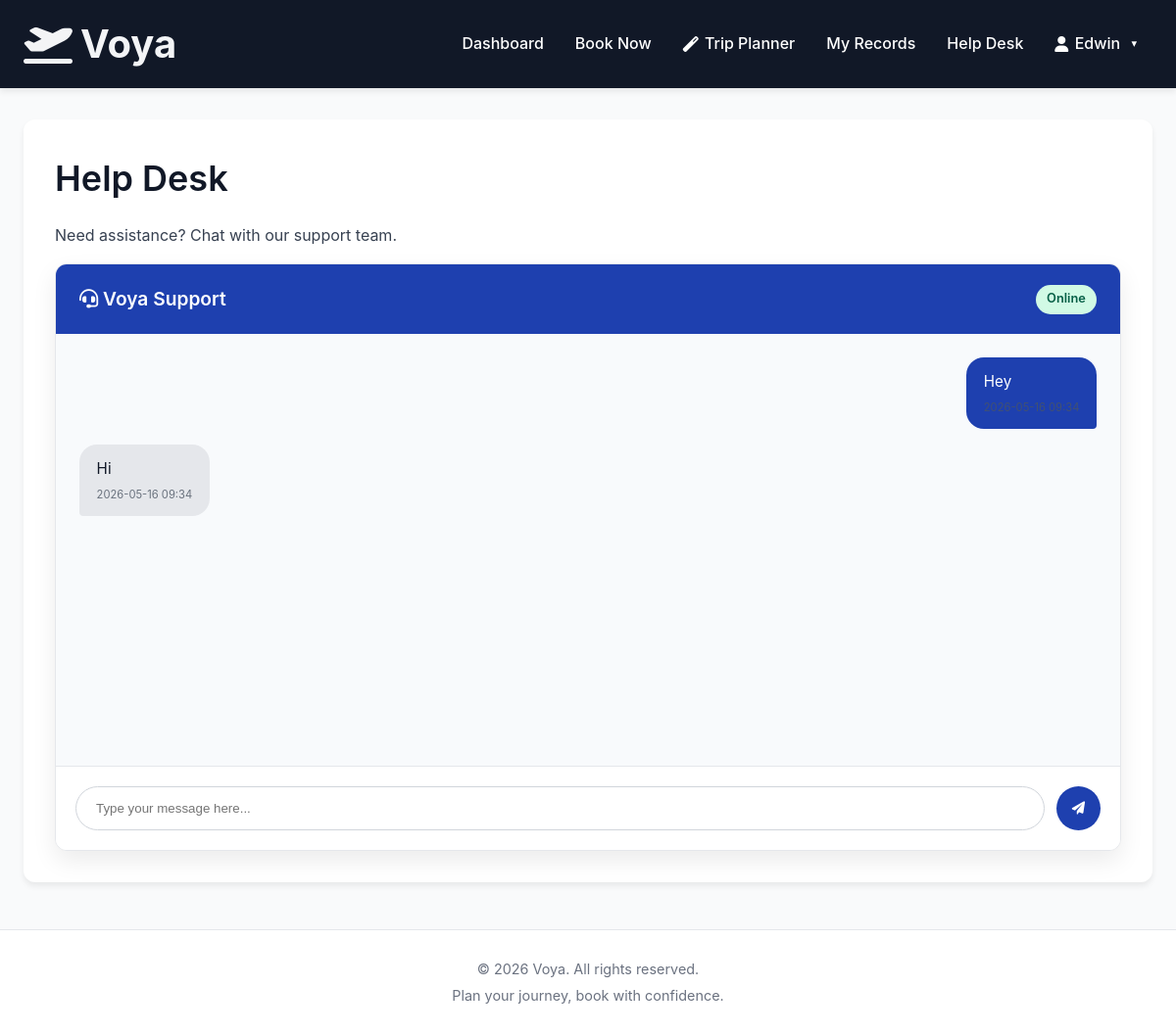
Screenshot of /customer/help-desk (signed in) with the database file from the repository.
### app/models.py (models this page shows, shortened)
class User(UserMixin, db.Model):
    __tablename__ = 'users'
    id = db.Column(db.Integer, primary_key=True)
    username = db.Column(db.String(100), unique=True, nullable=False)
    email = db.Column(db.String(100), unique=True, nullable=False)
    password_hash = db.Column(db.String(255), nullable=False)
    first_name = db.Column(db.String(100))
    last_name = db.Column(db.String(100))
    phone = db.Column(db.String(20))
    role = db.Column(db.String(20), default='customer')  # 'customer' or 'admin'
    is_active = db.Column(db.Boolean, default=True)
    created_at = db.Column(db.DateTime, default=datetime.utcnow)
    bookings = db.relationship('Booking', foreign_keys='Booking.user_id', backref='user', lazy=True, cascade='all, delete-orphan')
    payments = db.relationship('Payment', backref='user', lazy=True, cascade='all, delete-orphan')
    confirmed_bookings = db.relationship('Booking', foreign_keys='Booking.confirmed_by', backref='admin_confirmer')
    def is_admin(self):
        return self.role == 'admin'

class HelpDeskMessage(db.Model):
    __tablename__ = 'help_desk_messages'
    id = db.Column(db.Integer, primary_key=True)
    user_id = db.Column(db.Integer, db.ForeignKey('users.id'), nullable=False)
    message = db.Column(db.Text, nullable=False)
    sender_type = db.Column(db.String(20), nullable=False)  # 'customer' or 'admin'
    is_read = db.Column(db.Boolean, default=False)
    created_at = db.Column(db.DateTime, default=datetime.utcnow)
    customer = db.relationship('User', foreign_keys=[user_id], backref='help_messages')

### app/routes/customer.py (the view, shortened to what this page needs)
@bp.route('/help-desk', methods=['GET', 'POST'])
@login_required
def help_desk():
    messages = HelpDeskMessage.query.filter_by(user_id=current_user.id).order_by(HelpDeskMessage.created_at.asc()).all()
    unread_admin_messages = HelpDeskMessage.query.filter_by(
        user_id=current_user.id,
        sender_type='admin',
        is_read=False
    ).all()
    for m in unread_admin_messages:
        m.is_read = True
    db.session.commit()
    return render_template('customer/help_desk.html', messages=messages)

### app/templates/customer/help_desk.html (shortened to what this page needs)
{% extends 'base.html' %}
{% block content %}
<div class="page-wrap">
    <div class="flex justify-between items-center mb-6">
        <div>
            <h1>Help Desk</h1>
            <p>Need assistance? Chat with our support team.</p>
        </div>
    </div>
    <div class="chat-container">
        <div class="chat-header">
            <h3><i class="fas fa-headset"></i> Voya Support</h3>
            <span class="badge badge-ok">Online</span>
        </div>
        <div class="chat-messages" id="chat-messages">
            {% if not messages %}
                <div class="text-center mt-10 text-gray-500">
                    <i class="fas fa-comments fa-3x mb-4"></i>
                    <p>No messages yet. Send a message to start a conversation with our admin.</p>
                </div>
            {% else %}
                {% for message in messages %}
                    <div class="message {% if message.sender_type == 'customer' %}message-customer{% else %}message-admin{% endif %}">
                        {{ message.message }}
                        <small class="message-info">{{ message.created_at.strftime('%Y-%m-%d %H:%M') }}</small>
                    </div>
                {% endfor %}
            {% endif %}
        </div>
        <div class="chat-input-area">
            <form id="chat-form" class="chat-form">
                <input type="text" id="message-input" class="chat-input" placeholder="Type your message here..." required autocomplete="off">
                <button type="submit" class="chat-send-btn">
                    <i class="fas fa-paper-plane"></i>
                </button>
            </form>
        </div>
    </div>
</div>
{% endblock %}

### app/templates/base.html (shortened to what this page needs)
<!DOCTYPE html>
<html lang="en">
<head>
    <link href="{{ url_for('static', filename='css/style.css') }}" rel="stylesheet">
    <link href="https://cdnjs.cloudflare.com/ajax/libs/font-awesome/6.0.0/css/all.min.css" rel="stylesheet">
</head>
<body>
    {% if request.endpoint not in ['auth.login', 'auth.register'] %}
    <nav class="nav">
        <a class="nav-brand"
            href="{% if current_user.is_authenticated %}{% if current_user.is_admin() %}{{ url_for('admin.dashboard') }}{% else %}{{ url_for('customer.dashboard') }}{% endif %}{% else %}{{ url_for('auth.login') }}{% endif %}">
            <i class="fas fa-plane-departure"></i> Voya
        </a>
        {% if current_user.is_authenticated %}
        <ul class="nav-items">
            {% if current_user.is_admin() %}
            <li><a href="{{ url_for('admin.dashboard') }}">Dashboard</a></li>
            <li><a href="{{ url_for('admin.manage_bookings') }}">Bookings</a></li>
            <li class="dropdown">
                <a class="dropdown-trigger" onclick="this.nextElementSibling.classList.toggle('open')">Services</a>
                <div class="dropdown-menu">
                    <a href="{{ url_for('admin.manage_flights') }}">Flights</a>
                    <a href="{{ url_for('admin.manage_trains') }}">Trains</a>
                    <a href="{{ url_for('admin.manage_hotels') }}">Hotels</a>
                    <a href="{{ url_for('admin.manage_vehicles') }}">Vehicles</a>
                </div>
            </li>
            <li><a href="{{ url_for('admin.manage_users') }}">Users</a></li>
            <li><a href="{{ url_for('admin.records') }}">Records</a></li>
            <li><a href="{{ url_for('admin.help_desk') }}">Help Desk</a></li>
            {% else %}
            <li><a href="{{ url_for('customer.dashboard') }}">Dashboard</a></li>
            <li><a href="{{ url_for('customer.search_page') }}">Book Now</a></li>
            <li><a href="{{ url_for('customer.planner') }}"><i class="fas fa-magic"></i> Trip Planner</a></li>
            <li><a href="{{ url_for('customer.my_records') }}">My Records</a></li>
            <li><a href="{{ url_for('customer.help_desk') }}">Help Desk</a></li>
            {% endif %}
            <li class="dropdown">
                <a class="dropdown-trigger" onclick="this.nextElementSibling.classList.toggle('open')">
                    <i class="fas fa-user"></i> {{ current_user.first_name or current_user.username }}
                </a>
            </li>
        </ul>
        {% endif %}
    </nav>
    {% endif %}
    <div class="container mt-2">
        {% block content %}{% endblock %}
    </div>
    <footer class="footer">
        <p>&copy; 2026 Voya. All rights reserved.</p>
        <p>Plan your journey, book with confidence.</p>
    </footer>
</body>
</html>

### app/static/css/style.css (style rules this page uses)
:root { --primary: #1e40af; --primary-dark: #1e3a8a; --primary-light: #eff6ff; --dark: #111827; --light: #f3f4f6; --white: #ffffff; --gray-50: #f9fafb; --gray-100: #f3f4f6; --gray-200: #e5e7eb; --gray-300: #d1d5db; --gray-400: #9ca3af; --gray-500: #6b7280; --gray-600: #4b5563; --gray-700: #374151; --gray-800: #1f2937; --gray-900: #111827; --green: #10b981; --green-light: #d1fae5; --green-dark: #065f46; --yellow: #f59e0b; --yellow-light: #fef3c7; --yellow-dark: #78350f; --red: #dc2626; --red-light: #fee2e2; --red-dark: #7f1d1d; --blue-info: #0ea5e9; --blue-info-light: #e0f2fe; --blue-info-dark: #0c4a6e; --radius: 12px; --shadow: 0 4px 6px rgba(0, 0, 0, 0.07); --shadow-lg: 0 10px 25px rgba(0, 0, 0, 0.08); --ease: all 0.2s ease; }
*, *::before, *::after { margin: 0; padding: 0; box-sizing: border-box; }
html, body { height: 100%; }
body { background: var(--gray-50); color: var(--gray-900); font-family: -apple-system, BlinkMacSystemFont, 'Segoe UI', Roboto, Oxygen, Ubuntu, Cantarell, sans-serif; font-size: 1rem; line-height: 1.6; }
h1, h2, h3, h4, h5, h6 { font-weight: 600; color: var(--gray-900); margin-bottom: 1rem; }
h1 { font-size: 2.25rem; }
h3 { font-size: 1.5rem; }
p { margin-bottom: 1rem; color: var(--gray-700); }
a { color: var(--primary); text-decoration: none; transition: var(--ease); font-weight: 500; }
small { color: var(--gray-600); font-size: 0.875rem; }
ol, ul { padding-left: 1.5rem; }
.nav { background: var(--dark); padding: 0 1.5rem; box-shadow: var(--shadow); position: sticky; top: 0; z-index: 1000; height: 90px; display: flex; align-items: center; justify-content: space-between; }
.nav-brand { font-weight: 700; font-size: 40px; color: var(--light) !important; display: flex; align-items: center; gap: 0.5rem; }
.nav-items { display: flex; list-style: none; align-items: center; gap: 0; }
.nav-items a { color: var(--white) !important; padding: 0.6rem 1rem; font-weight: 500; transition: var(--ease); display: flex; align-items: center; gap: 0.4rem; white-space: nowrap; }
.dropdown { position: relative; }
.dropdown-trigger { cursor: pointer; }
.dropdown-trigger::after { content: '▾'; margin-left: 0.3rem; font-size: 0.7rem; }
.container { width: 100%; max-width: 1200px; margin: 0 auto; padding: 0 1.5rem; }
.page-wrap { background: var(--white); border-radius: var(--radius); box-shadow: var(--shadow); padding: 2rem; margin-top: 2rem; margin-bottom: 2rem; }
.badge { display: inline-block; padding: 0.3rem 0.7rem; font-weight: 600; font-size: 0.8rem; border-radius: 20px; }
.badge-ok { background: var(--green-light); color: var(--green-dark); }
.footer { background: var(--white); color: var(--gray-500); text-align: center; padding: 1.5rem; margin-top: 3rem; border-top: 1px solid var(--gray-200); }
.footer p { margin: 0.25rem 0; color: var(--gray-500); font-size: 0.9rem; }
.mt-2 { margin-top: 1rem; }
.chat-container { display: flex; flex-direction: column; height: 600px; background: var(--white); border-radius: var(--radius); box-shadow: var(--shadow-lg); overflow: hidden; border: 1px solid var(--gray-200); }
.chat-header { background: var(--primary); color: var(--white); padding: 1.25rem 1.5rem; display: flex; align-items: center; justify-content: space-between; }
.chat-header h3 { margin: 0; color: var(--white); font-size: 1.2rem; }
.chat-messages { flex: 1; padding: 1.5rem; overflow-y: auto; background: #f8fafc; display: flex; flex-direction: column; gap: 1rem; }
.message { max-width: 80%; padding: 0.85rem 1.1rem; border-radius: 18px; font-size: 0.95rem; position: relative; line-height: 1.5; }
.message-customer { align-self: flex-end; background: var(--primary); color: var(--white); border-bottom-right-radius: 4px; }
.message-admin { align-self: flex-start; background: var(--gray-200); color: var(--gray-900); border-bottom-left-radius: 4px; }
.message-info { font-size: 0.7rem; margin-top: 0.4rem; opacity: 0.8; display: block; }
.chat-input-area { padding: 1.25rem; background: var(--white); border-top: 1px solid var(--gray-200); }
.chat-form { display: flex; gap: 0.75rem; }
.chat-input { flex: 1; border: 1px solid var(--gray-300); border-radius: 25px; padding: 0.75rem 1.25rem; outline: none; transition: var(--ease); }
.chat-send-btn { width: 45px; height: 45px; border-radius: 50%; background: var(--primary); color: var(--white); border: none; display: flex; align-items: center; justify-content: center; cursor: pointer; transition: var(--ease); }

### rows the page displays
User: first_name "Edwin"
HelpDeskMessage: message "Hey"
HelpDeskMessage: message "Hi", created_at "2026-05-16 09:34"
